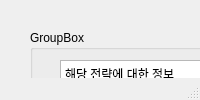
<?xml version="1.0" encoding="UTF-8"?>
<ui version="4.0">
 <class>MainWindow</class>
 <widget class="QMainWindow" name="MainWindow">
  <property name="geometry">
   <rect>
    <x>0</x>
    <y>0</y>
    <width>800</width>
    <height>0</height>
   </rect>
  </property>
  <property name="windowTitle">
   <string>MainWindow</string>
  </property>
  <widget class="QWidget" name="centralwidget">
   <widget class="QGroupBox" name="groupBox">
    <property name="geometry">
     <rect>
      <x>30</x>
      <y>30</y>
      <width>671</width>
      <height>491</height>
     </rect>
    </property>
    <property name="title">
     <string>GroupBox</string>
    </property>
    <widget class="QTextBrowser" name="textBrowser_3">
     <property name="geometry">
      <rect>
       <x>380</x>
       <y>270</y>
       <width>256</width>
       <height>192</height>
      </rect>
     </property>
     <property name="html">
      <string>&lt;!DOCTYPE HTML PUBLIC &quot;-//W3C//DTD HTML 4.0//EN&quot; &quot;http://www.w3.org/TR/REC-html40/strict.dtd&quot;&gt;
&lt;html&gt;&lt;head&gt;&lt;meta name=&quot;qrichtext&quot; content=&quot;1&quot; /&gt;&lt;style type=&quot;text/css&quot;&gt;
p, li { white-space: pre-wrap; }
&lt;/style&gt;&lt;/head&gt;&lt;body style=&quot; font-family:'Gulim'; font-size:9pt; font-weight:400; font-style:normal;&quot;&gt;
&lt;p style=&quot; margin-top:0px; margin-bottom:0px; margin-left:0px; margin-right:0px; -qt-block-indent:0; text-indent:0px;&quot;&gt;해당 전략에 대한 실시간 Evaluation 표 (우리만의 Evaluation 표 작성 필요)&lt;/p&gt;
&lt;p style=&quot;-qt-paragraph-type:empty; margin-top:0px; margin-bottom:0px; margin-left:0px; margin-right:0px; -qt-block-indent:0; text-indent:0px;&quot;&gt;&lt;br /&gt;&lt;/p&gt;&lt;/body&gt;&lt;/html&gt;</string>
     </property>
    </widget>
    <widget class="QTextBrowser" name="textBrowser">
     <property name="geometry">
      <rect>
       <x>30</x>
       <y>250</y>
       <width>311</width>
       <height>221</height>
      </rect>
     </property>
     <property name="html">
      <string>&lt;!DOCTYPE HTML PUBLIC &quot;-//W3C//DTD HTML 4.0//EN&quot; &quot;http://www.w3.org/TR/REC-html40/strict.dtd&quot;&gt;
&lt;html&gt;&lt;head&gt;&lt;meta name=&quot;qrichtext&quot; content=&quot;1&quot; /&gt;&lt;style type=&quot;text/css&quot;&gt;
p, li { white-space: pre-wrap; }
&lt;/style&gt;&lt;/head&gt;&lt;body style=&quot; font-family:'Gulim'; font-size:9pt; font-weight:400; font-style:normal;&quot;&gt;
&lt;p style=&quot; margin-top:0px; margin-bottom:0px; margin-left:0px; margin-right:0px; -qt-block-indent:0; text-indent:0px;&quot;&gt;실시간 차트에 사고 파는 것들이 시각적으로 찍혀야함&lt;/p&gt;
&lt;p style=&quot;-qt-paragraph-type:empty; margin-top:0px; margin-bottom:0px; margin-left:0px; margin-right:0px; -qt-block-indent:0; text-indent:0px;&quot;&gt;&lt;br /&gt;&lt;/p&gt;&lt;/body&gt;&lt;/html&gt;</string>
     </property>
    </widget>
    <widget class="QTextBrowser" name="textBrowser_2">
     <property name="geometry">
      <rect>
       <x>360</x>
       <y>40</y>
       <width>291</width>
       <height>211</height>
      </rect>
     </property>
     <property name="html">
      <string>&lt;!DOCTYPE HTML PUBLIC &quot;-//W3C//DTD HTML 4.0//EN&quot; &quot;http://www.w3.org/TR/REC-html40/strict.dtd&quot;&gt;
&lt;html&gt;&lt;head&gt;&lt;meta name=&quot;qrichtext&quot; content=&quot;1&quot; /&gt;&lt;style type=&quot;text/css&quot;&gt;
p, li { white-space: pre-wrap; }
&lt;/style&gt;&lt;/head&gt;&lt;body style=&quot; font-family:'Gulim'; font-size:9pt; font-weight:400; font-style:normal;&quot;&gt;
&lt;p style=&quot; margin-top:0px; margin-bottom:0px; margin-left:0px; margin-right:0px; -qt-block-indent:0; text-indent:0px;&quot;&gt;실시간으로 사고 파는 것에 대한 수익, 수익률 등의 여러 지표 표기&lt;/p&gt;
&lt;p style=&quot;-qt-paragraph-type:empty; margin-top:0px; margin-bottom:0px; margin-left:0px; margin-right:0px; -qt-block-indent:0; text-indent:0px;&quot;&gt;&lt;br /&gt;&lt;/p&gt;
&lt;p style=&quot; margin-top:0px; margin-bottom:0px; margin-left:0px; margin-right:0px; -qt-block-indent:0; text-indent:0px;&quot;&gt;&amp;lt;사이클 전략 시&amp;gt;&lt;/p&gt;
&lt;p style=&quot; margin-top:0px; margin-bottom:0px; margin-left:0px; margin-right:0px; -qt-block-indent:0; text-indent:0px;&quot;&gt;Buy&amp;amp;Sell  (살 때 가격)  (팔 때 가격)  (수량)  (손익)  (손익률) ....&lt;/p&gt;
&lt;p style=&quot;-qt-paragraph-type:empty; margin-top:0px; margin-bottom:0px; margin-left:0px; margin-right:0px; -qt-block-indent:0; text-indent:0px;&quot;&gt;&lt;br /&gt;&lt;/p&gt;
&lt;p style=&quot; margin-top:0px; margin-bottom:0px; margin-left:0px; margin-right:0px; -qt-block-indent:0; text-indent:0px;&quot;&gt;&amp;lt;분할 전략시&amp;gt;&lt;/p&gt;
&lt;p style=&quot; margin-top:0px; margin-bottom:0px; margin-left:0px; margin-right:0px; -qt-block-indent:0; text-indent:0px;&quot;&gt;Buy (살 때 가격) (수량)...&lt;/p&gt;
&lt;p style=&quot; margin-top:0px; margin-bottom:0px; margin-left:0px; margin-right:0px; -qt-block-indent:0; text-indent:0px;&quot;&gt;Buy (살 때 가격) (수량)...&lt;/p&gt;
&lt;p style=&quot; margin-top:0px; margin-bottom:0px; margin-left:0px; margin-right:0px; -qt-block-indent:0; text-indent:0px;&quot;&gt;Sell (팔 때 가격) (수량)...&lt;/p&gt;
&lt;p style=&quot; margin-top:0px; margin-bottom:0px; margin-left:0px; margin-right:0px; -qt-block-indent:0; text-indent:0px;&quot;&gt;Buy (살 때 가격) (수량)...&lt;/p&gt;&lt;/body&gt;&lt;/html&gt;</string>
     </property>
    </widget>
    <widget class="QComboBox" name="comboBox">
     <property name="geometry">
      <rect>
       <x>360</x>
       <y>10</y>
       <width>101</width>
       <height>22</height>
      </rect>
     </property>
     <item>
      <property name="text">
       <string>사이클 전략</string>
      </property>
     </item>
     <item>
      <property name="text">
       <string>분할 매수 / 분할 매도 전략</string>
      </property>
     </item>
    </widget>
    <widget class="QTextBrowser" name="textBrowser_4">
     <property name="geometry">
      <rect>
       <x>30</x>
       <y>30</y>
       <width>256</width>
       <height>192</height>
      </rect>
     </property>
     <property name="html">
      <string>&lt;!DOCTYPE HTML PUBLIC &quot;-//W3C//DTD HTML 4.0//EN&quot; &quot;http://www.w3.org/TR/REC-html40/strict.dtd&quot;&gt;
&lt;html&gt;&lt;head&gt;&lt;meta name=&quot;qrichtext&quot; content=&quot;1&quot; /&gt;&lt;style type=&quot;text/css&quot;&gt;
p, li { white-space: pre-wrap; }
&lt;/style&gt;&lt;/head&gt;&lt;body style=&quot; font-family:'Gulim'; font-size:9pt; font-weight:400; font-style:normal;&quot;&gt;
&lt;p style=&quot; margin-top:0px; margin-bottom:0px; margin-left:0px; margin-right:0px; -qt-block-indent:0; text-indent:0px;&quot;&gt;해당 전략에 대한 정보&lt;/p&gt;
&lt;p style=&quot;-qt-paragraph-type:empty; margin-top:0px; margin-bottom:0px; margin-left:0px; margin-right:0px; -qt-block-indent:0; text-indent:0px;&quot;&gt;&lt;br /&gt;&lt;/p&gt;&lt;/body&gt;&lt;/html&gt;</string>
     </property>
    </widget>
   </widget>
  </widget>
  <widget class="QMenuBar" name="menubar">
   <property name="geometry">
    <rect>
     <x>0</x>
     <y>0</y>
     <width>800</width>
     <height>21</height>
    </rect>
   </property>
  </widget>
  <widget class="QStatusBar" name="statusbar"/>
 </widget>
 <resources/>
 <connections/>
</ui>
